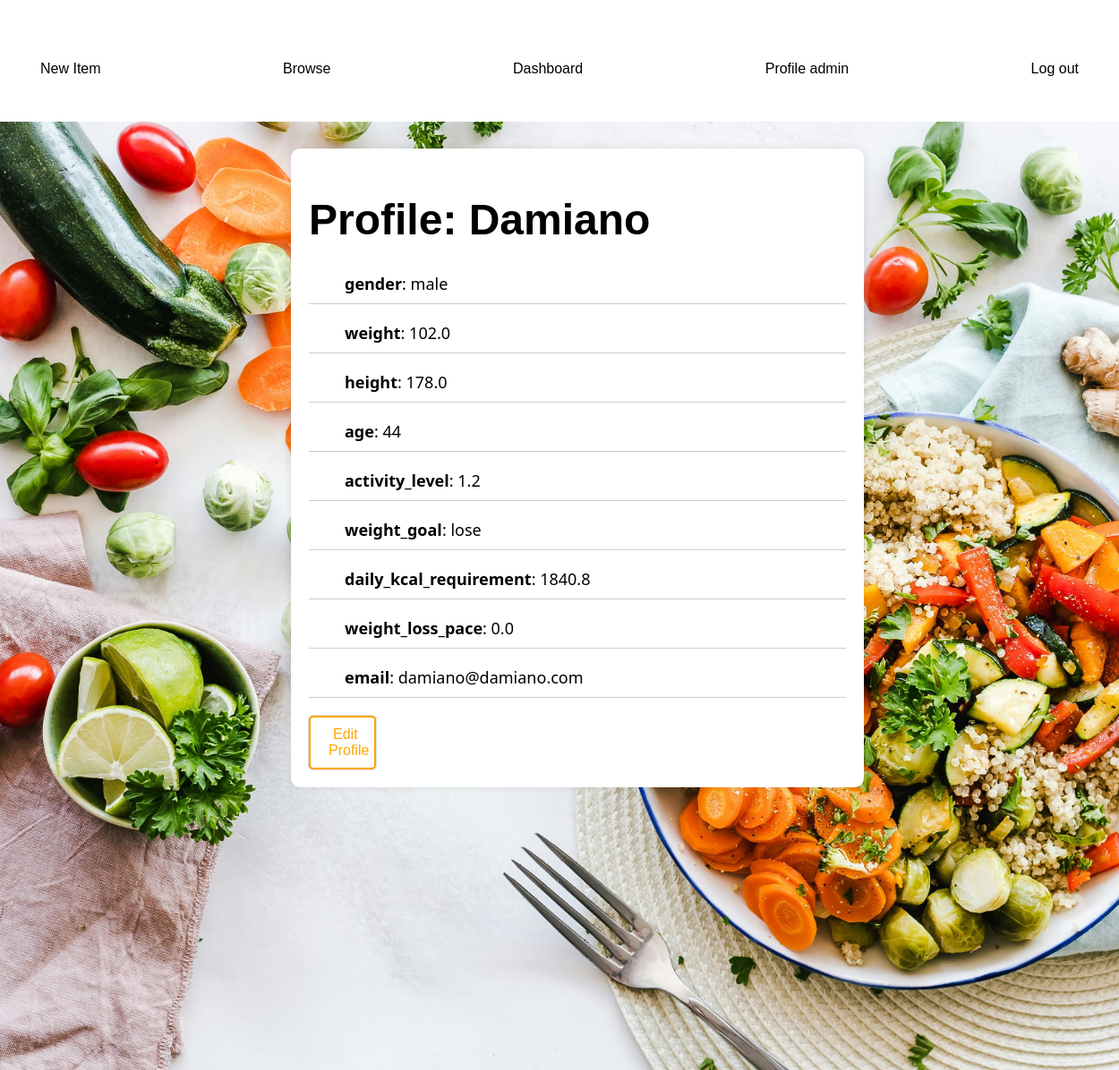
The app's page /api/profile/Damiano/ (signed in) with its own data.
### products/models.py (models this page shows, shortened)
class UserProfile(models.Model):
    GENDER_CHOICES = [
        ('male', 'Male'),
        ('female', 'Female')
    ]
    WEIGHT_GOAL_CHOICES = [
        ('lose', 'Lose'),
        ('maintain', 'Maintain'),
        ('gain', 'Gain')
    ]
    ACTIVITY_LEVEL_CHOICES = [
        (1.2, 'Sedentary (little to no exercise)'),
        (1.375, 'Lightly active (light exercise/sports 1-3 days/week)'),
        (1.55, 'Moderately active (moderate exercise/sports 3-5 days/week)'),
        (1.725, 'Very active (hard exercise/sports 6-7 days a week)'),
        (1.9, 'Extra active (very hard exercise/sports & physical job)')
    ]
    WEIGHT_CHANGE_PACE_CHOICES = [
        (-1.0, '-1.0'), (-0.9, '-0.9'), (-0.8, '-0.8'),
        (-0.7, '-0.7'), (-0.6, '-0.6'), (-0.5, '-0.5'),
        (-0.4, '-0.4'), (-0.3, '-0.3'), (-0.2, '-0.2'),
        (-0.1, '-0.1'), (0.0, '0.0'), (0.1, '0.1'),
        (0.2, '0.2'), (0.3, '0.3'), (0.4, '0.4'),
        (0.5, '0.5'), (0.6, '0.6'), (0.7, '0.7'),
        (0.8, '0.8'), (0.9, '0.9'), (1.0, '1.0'),
    ]
    user = models.OneToOneField(User, on_delete=models.CASCADE)
    gender = models.CharField(choices=GENDER_CHOICES, max_length=6)
    weight = models.FloatField()
    height = models.FloatField()
    age = models.IntegerField(validators=[MinValueValidator(0), MaxValueValidator(120)])
    activity_level = models.FloatField(choices=ACTIVITY_LEVEL_CHOICES)
    weight_goal = models.CharField(choices=WEIGHT_GOAL_CHOICES, max_length=8)
    weight_loss_pace = models.FloatField(choices=WEIGHT_CHANGE_PACE_CHOICES, default=0)
    date=models.DateField(default=datetime.now)
    email=models.EmailField()
    @property
    def daily_kcal_requirement(self):
        if self.weight_goal == "lose":
            goal_multiplier = 0.8
        elif self.weight_goal == "maintain":
            goal_multiplier = 1
        else:
            goal_multiplier = 1.2
        if self.gender == 'male':
            bmr = 10 * self.weight + 6.25 * self.height - 5 * self.age + 5
        if self.gender == 'female':
            bmr = 10 * self.weight + 6.25 * self.height - 5 * self.age - 161
        kcal_requirement = bmr * goal_multiplier * self.activity_level
        return kcal_requirement
    @property
    def calories_consumed_on_date(self):
        consumed_kcal = FoodConsumption.objects.filter(user=self.user, date_consumed=self.date).aggregate(
            total=Sum(ExpressionWrapper(F('product__total_kcal') * F('amount_consumed')/100,output_field=FloatField())))['total'] or 0
        return consumed_kcal
    def calories_left(self):
        calories_left = self.daily_kcal_requirement - self.calories_consumed_on_date
        return calories_left

### products/views.py (the view)
class UserProfileAPIView(generics.ListAPIView):
    authentication_classes = [SessionAuthentication]
    permission_classes = [IsAuthenticated]
    queryset = UserProfile.objects.all()
    serializer_class = UserProfileSerializer
    lookup_field = 'username'
    renderer_classes = [TemplateHTMLRenderer]
    def get(self, request, *args, **kwargs):
        username = kwargs.get('username')
        queryset = UserProfile.objects.filter(user__username=username)
        serializer = self.get_serializer(queryset, many=True)
        user_profile_data = serializer.data[0]
        print(user_profile_data)
        del(user_profile_data['user'])
        del(user_profile_data['date'])
        del(user_profile_data['calories_left'])
        del(user_profile_data['calories_consumed_on_date'])
        context = {'user_profile': user_profile_data, 'username': username}
        return Response(context, template_name="products/profile.html", status=status.HTTP_200_OK)

### products/serializers.py (called while the page is built)
    def get_calories_consumed_on_date(self, obj):
        return obj.calories_consumed_on_date

### products/templates/products/profile.html (shortened to what this page needs)
{% extends 'products/base.html' %}
{% block content %}
<div class="block-content-profile">
  <h1><strong>Profile</strong>: {{ username }}</h1>
    {% for key, value in user_profile.items %}
      <ul class="profile-items"><strong>{{ key }}</strong>: {{ value }}</ul>
    {% endfor %}
    <a href="{% url 'edit_profile' username %}" class="edit-link">
      <button id="edit-Btn" class="edit-button">
           Edit Profile
      </button>
  </a>
{% endblock %}

### products/templates/products/base.html (shortened to what this page needs)
{% load static %}
<!DOCTYPE html>
<html>
<head>
    <link rel="stylesheet" href='{% static "products/css/base.css" %}' />
</head>
<body>
    <nav class="navbar">
        <a href="/" class="navbar text header">Kcal counting app</a>
        <div class="navbar container">
            <a href="{% url 'create-product' %}" class="link new-item-link">New Item</a>
            <a href="#" class="link browse-link">Browse</a>
            {% if user.is_authenticated %}
                <a href="{% url 'dashboard' request.user.username %}" class="link dashboard-link">Dashboard</a>
                <a href="{% url 'profile_view' user.username %}" class="link login-link">Profile {{ user.username }}</a>
                <a href="{% url 'logout' %}" class="link logout-link">Log out</a>
            {% else %}
                <a href="{% url 'register' %}" class="link signup-link">Sign up</a>
                <a href="{% url 'login' %}" class="link login-link">Log in</a>
            {% endif %}
        </div>
    </nav>
    <div class="content">
            {% block content %}
            {% endblock %}
    </div>
    <footer class="footer">
        <div class="container container-footer">
            <h3 class="text footer-header">About</h3>
            <p class="footer-text">
            </p>
        </div>
        <div class="footer-links">
            <h3 class="footer-links">Menu</h3>
            <ul>
                <li>
                    <a href="#" class="link contact-link">Contact</a>
                </li>
                <li>
                    <a href="#" class="link privacy-link">Privacy</a>
                </li>
                <li>
                    <a href="#" class="link terms-link">Terms of use</a>
                </li>
            </ul>
        </div>
    </footer>
</body>
</html>

### products/static/products/css/base.css (style rules this page uses)
body { font-family: Arial, sans-serif; margin: 0; padding: 0; }
.container { max-width: 1200px; margin: 0 auto; padding: 0 20px; }
.navbar { background-color: #FFFFFFE9; padding: 20px 0; color: #fff; }
.navbar.text { text-decoration: none; }
.navbar .container { display: flex; justify-content: space-between; }
.link { display: inline-block; padding: 10px 20px; border-radius: 20px; background-color: #FFFFFFE9; color: #000000; text-decoration: none; transition: background-color 0.3s ease; }
.content { position: relative; padding: 20px; color: #333; width: 100%; min-height: calc(100vh - 150px); font-size: 24px; z-index: 1; }
.footer { background-color: #555454CC; padding: 30px 0; color: #fff; z-index: 500; }
.footer-header { margin: 20px; }
.footer .container-footer { display: flex; align-items: center; }
.footer-links { margin: 20px; }
.footer-links ul { padding: 0; margin: 20px; display: flex; list-style: none; }
.footer-links li { margin-right: 20px; }
.footer .link { padding: 10px 20px; border-radius: 20px; background-color: #555454CC; color: #fff; text-decoration: none; transition: background-color 0.3s ease; }
.block-content-profile { position: relative; z-index: 1000; color: #000000 !important; background-color: #ffffff; width: calc(100% - 20px); max-width: 600px; padding: 20px; border-radius: 10px; margin-top: 10px; box-shadow: 0 0 10px rgba(0, 0, 0, 0.1); margin-bottom: 20px; left: 50%; transform: translateX(-50%); }
.profile-items { font-family: 'Segoe UI', Tahoma, Geneva, Verdana, sans-serif; font-size: 18px; margin-bottom: 20px; border-bottom: 1px solid #ccc; padding-bottom: 10px; }
.edit-button { background-color: #fff; border: 2px solid transparent; border-radius: 5px; padding: 10px 20px; font-size: 16px; color: orange; border-color: orange; cursor: pointer; transition: background-color 0.3s, border-color 0.3s, color 0.3s; }
button { width: 75px; cursor: pointer; box-shadow: 0px 0px 2px gray; border: none; outline: none; padding: 5px; border-radius: 5px; color: white; }

### records on screen
UserProfile: user_profile "102.0" "178.0" "damiano@damiano.com"

### other values on screen
{{ user.username }} "admin"
{{ username }} "Damiano"
{{ key }} "gender" "weight" "height" "age" "activity_level" "weight_goal" "daily_kcal_requirement" "weight_loss_pace" "email"
{{ value }} "male" "44" "1.2" "lose" "1840.8" "0.0"
